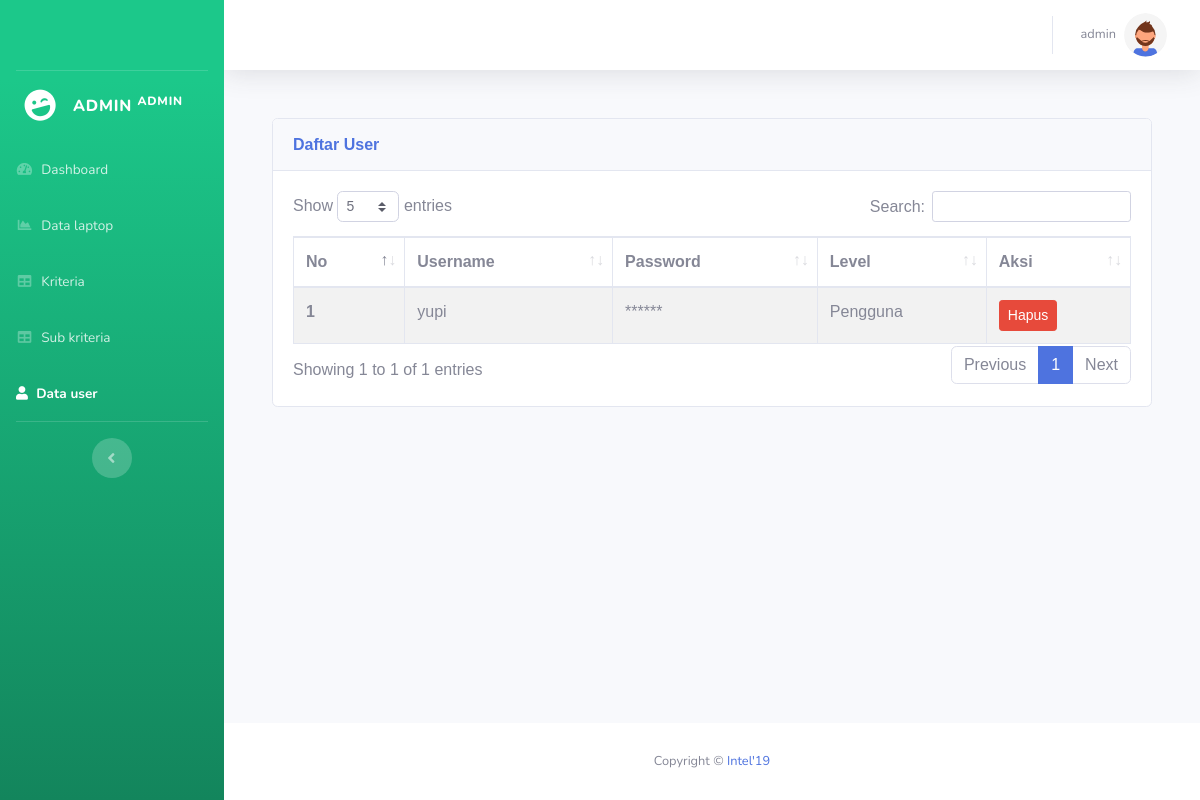
/admin/user.php (signed in), run on an earlier commit of the app's database.
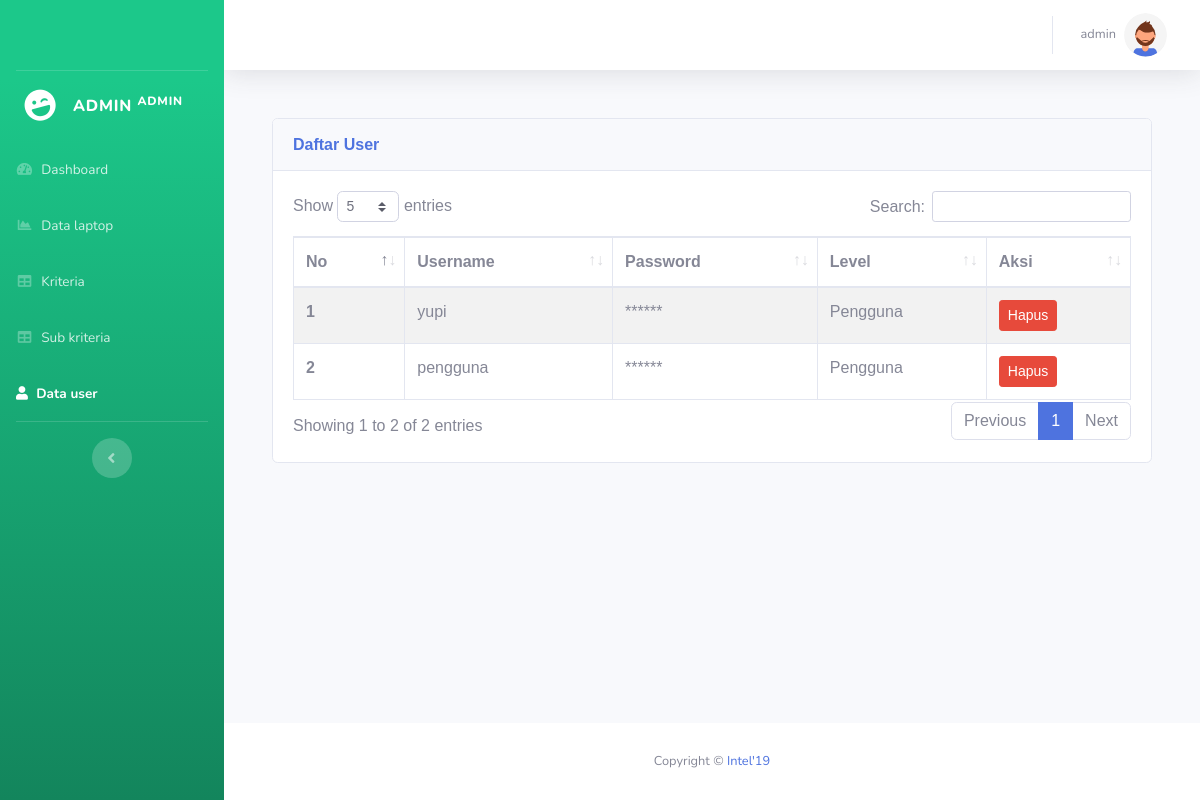
And on a later commit of the database.
### tables this page shows
CREATE TABLE `user` (
  `id_user` int(11) NOT NULL,
  `username` varchar(100) NOT NULL,
  `password` varchar(255) NOT NULL,
  `level` int(1) NOT NULL
);

### config.php (called while the page is built, shortened)
<?php
function connectDatabase()
{
    $conn = new mysqli(DB_HOST, DB_USERNAME, DB_PASSWORD, DB_NAME);
    return $conn;
}
?>

### admin/functions/users.php (called while the page is built, shortened)
<?php
require_once '../config.php';
class Users{
    private $db;
    public function __construct()
    {
        $this->db = connectDatabase();
    }
    public function Index()
    {
        return $this->db->query("SELECT * FROM user");
    }
}
$users = new Users();
?>

### admin/user.php (the view, shortened to what this page needs)
<?php
require_once './header.php';
require_once './functions/users.php';
$users = $users->Index();
?>
<div class="container" style="font-family: 'Prompt', sans-serif; margin-bottom:220px;">
    <div class="row">
        <div class="col-lg-12">
            <div class="card">
                <div class="card-header py-3">
                    <h6 class="m-0 font-weight-bold text-primary">Daftar User</h6>
                </div>
                <div class="card-body">
                    <div class="table-responsive">
                        <table class="table table-striped table-bordered nowrap" style="width:100%" id="table">
                            <thead>
                                <tr>
                                    <th scope="col">No</th>
                                    <th scope="col">Username</th>
                                    <th scope="col">Password</th>
                                    <th scope="col">Level</th>
                                    <th scope="col">Aksi</th>
                                </tr>
                            </thead>
                            <tbody class="table-group-divider">
                                <?php $i = 1;?>
                                <?php foreach ($users as $key => $user):?>
                                <?php if($user['level'] != 0):?>
                                <tr>
                                    <th scope="row"><?=$i++;?></th>
                                    <td><?= $user['username'];?></td>
                                    <td>******</td>
                                    <td><?= $user['level'] == 0 ? 'Admin':'Pengguna';?></td>
                                    <td>
                                        <button type="button" class="btn btn-sm btn-danger" data-toggle="modal"
                                            data-target="#hapus<?= $user['id_user'];?>">
                                            Hapus
                                        </button>
                                    </td>
                                </tr>
                                <?php endif;?>
                                <?php endforeach;?>
                            </tbody>
                        </table>
                    </div>
                </div>
            </div>
        </div>
    </div>
</div>
<?php
    require_once './footer.php';
?>

### admin/header.php (shortened to what this page needs)
<?php
require_once '../config.php';
?>
<!DOCTYPE html>
<html lang="en">
<head>
    <link href="../assets/vendor/fontawesome-free/css/all.min.css" rel="stylesheet" type="text/css" />
    <link href="../assets/css/sb-admin-2.min.css" rel="stylesheet" />
    <link href="../assets/vendor/datatables/dataTables.bootstrap4.min.css" rel="stylesheet">
    <link href="../assets/lightbox2/css/lightbox.css" rel="stylesheet" />
    <link rel="stylesheet" href="https://cdn.jsdelivr.net/npm/sweetalert2@11/dist/sweetalert2.min.css">
</head>
<body id="page-top">
    <div id="wrapper">
        <ul class="navbar-nav bg-gradient-success sidebar sidebar-dark accordion" id="accordionSidebar">
            <a class="sidebar-brand d-flex align-items-center justify-content-center" href="">
            </a>
            <hr class="sidebar-divider my-0" />
            <a class="sidebar-brand d-flex align-items-center justify-content-center" href="">
                <div class="sidebar-brand-icon rotate-n-15">
                    <i class="fas fa-laugh-wink"></i>
                </div>
                <div class="sidebar-brand-text mx-3">Admin <sup><?=$_SESSION['username'];?></sup></div>
            </a>
            <li class="nav-item <?= $_SESSION['menu'] == 'index' ? 'active':'';?>">
                <a class="nav-link" href="index.php">
                    <i class="fas fa-fw fa-tachometer-alt"></i>
                    <span>Dashboard</span></a>
            </li>
            <li class="nav-item <?= $_SESSION['menu'] == 'laptop' ? 'active':'';?>">
                <a class="nav-link" href="./data_laptop.php">
                    <i class="fas fa-fw fa-chart-area"></i>
                    <span>Data laptop</span></a>
            </li>
            <li class="nav-item <?= $_SESSION['menu'] == 'kriteria' ? 'active':'';?>">
                <a class="nav-link" href="./kriteria.php">
                    <i class="fas fa-fw fa-table"></i>
                    <span>Kriteria</span></a>
            <li class="nav-item <?= $_SESSION['menu'] == 'sub-kriteria' ? 'active':'';?>">
                <a class="nav-link" href="./sub_kriteria.php">
                    <i class="fas fa-fw fa-table"></i>
                    <span>Sub kriteria</span></a>
            </li>
            <li class="nav-item <?= $_SESSION['menu'] == 'users' ? 'active':'';?>">
                <a class="nav-link" href="./user.php">
                    <i class="fas fa-user"></i>
                    <span>Data user</span></a>
            </li>
            <hr class="sidebar-divider d-none d-md-block" />
            <div class="text-center d-none d-md-inline">
                <button class="rounded-circle border-0" id="sidebarToggle"></button>
            </div>
        </ul>
        <div id="content-wrapper" class="d-flex flex-column">
            <div id="content">
                <nav class="navbar navbar-expand navbar-light bg-white topbar mb-4 static-top shadow">
                    <ul class="navbar-nav ml-auto">
                        <li class="nav-item dropdown no-arrow">
                            <a class="nav-link dropdown-toggle" href="#" id="userDropdown" role="button"
                                data-toggle="dropdown" aria-haspopup="true" aria-expanded="false">
                                <span
                                    class="mr-2 d-none d-lg-inline text-gray-600 small"><?=$_SESSION['username'];?></span>
                                <img class="rounded-circle mr-5" src="../assets/img/undraw_profile_2.svg" />
                            </a>
                        </li>
                    </ul>
                </nav>
                <div class="container-fluid">

### admin/footer.php (shortened to what this page needs)
</div>
</div>
<footer class="sticky-footer bg-white">
    <div class="container my-auto">
        <div class="copyright text-center my-auto">
            <span>Copyright &copy; <a href="https://www.instagram.com/ilkom19_unc/">Intel'19</a></span>
        </div>
    </div>
</footer>
</div>
</div>
</body>
</html>

What changed in the data, as far as the page shows it:
added user: username "pengguna", level "Pengguna"
Also different on the page:
text written by a page script: "Show entries Search: Showing 1 to 1 of 1 entries Previous 1 Next" → "Show entries Search: Showing 1 to 2 of 2 entries Previous 1 Next"
